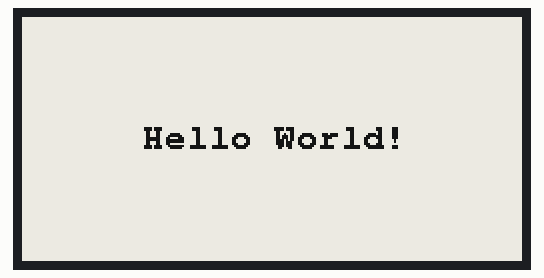
The sketch below on a simulated Raspberry Pi Pico. Shown: 250×122 one-colour display.

Above: at 2.3 s.

The sketch:

GxEPD2_HelloWorld.ino
```cpp
// GxEPD2_HelloWorld.ino by Jean-Marc Zingg

// see GxEPD2_wiring_examples.h for wiring suggestions and examples
// if you use a different wiring, you need to adapt the constructor parameters!

// uncomment next line to use class GFX of library GFX_Root instead of Adafruit_GFX
//#include <GFX.h>

#include <GxEPD2_BW.h>
#include <GxEPD2_3C.h>
#include <GxEPD2_7C.h>
#include <Fonts/FreeMonoBold9pt7b.h>

// select the display class and display driver class in the following file (new style):
#include "GxEPD2_display_selection_new_style.h"

// or select the display constructor line in one of the following files (old style):
#include "GxEPD2_display_selection.h"
#include "GxEPD2_display_selection_added.h"

// alternately you can copy the constructor from GxEPD2_display_selection.h or GxEPD2_display_selection_added.h to here
// e.g. for Wemos D1 mini:
//GxEPD2_BW<GxEPD2_154_D67, GxEPD2_154_D67::HEIGHT> display(GxEPD2_154_D67(/*CS=D8*/ SS, /*DC=D3*/ 0, /*RST=D4*/ 2, /*BUSY=D2*/ 4)); // GDEH0154D67
GxEPD2_BW<GxEPD2_213_B72, GxEPD2_213_B72::HEIGHT> display(GxEPD2_213_B72(/*CS=D8*/ 1, /*DC=D3*/ 2, /*RST=D4*/ 3, /*BUSY=D2*/ 4)); // GDEH0213B72 122x250, SSD1675A (IL3897)


void setup()
{
  //display.init(115200); // default 10ms reset pulse, e.g. for bare panels with DESPI-C02
  display.init(115200, true, 2, false); // USE THIS for Waveshare boards with "clever" reset circuit, 2ms reset pulse
  helloWorld();
  display.hibernate();
}

const char HelloWorld[] = "Hello World!";

void helloWorld()
{
  display.setRotation(1);
  display.setFont(&FreeMonoBold9pt7b);
  display.setTextColor(GxEPD_BLACK);
  int16_t tbx, tby; uint16_t tbw, tbh;
  display.getTextBounds(HelloWorld, 0, 0, &tbx, &tby, &tbw, &tbh);
  // center the bounding box by transposition of the origin:
  uint16_t x = ((display.width() - tbw) / 2) - tbx;
  uint16_t y = ((display.height() - tbh) / 2) - tby;
  display.setFullWindow();
  display.firstPage();
  do
  {
    display.fillScreen(GxEPD_WHITE);
    display.setCursor(x, y);
    display.print(HelloWorld);
  }
  while (display.nextPage());
}

void loop() {};
```

Source omitted: GxEPD2_display_selection.h (89519 bytes), _display_selection_added.h (76586 bytes), play_selection_new_style.h (21407 bytes)
